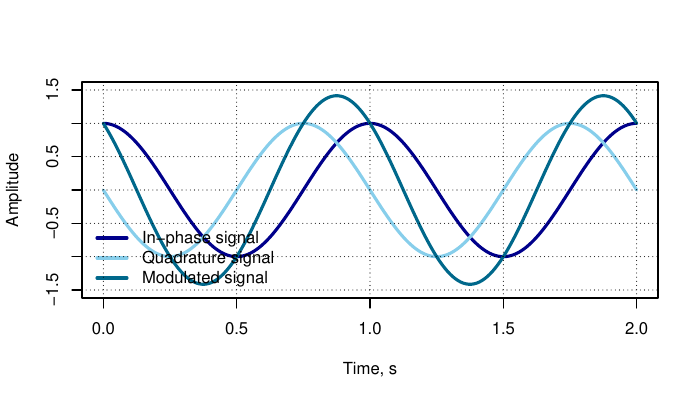

The script that saved this image:
t<-seq(0, 2, 0.01);
q<-1;
i<-1;
f<-1;
pdf("iq.pdf", height=4);
plot(t, i*cos(2*pi*f*t), type="l", col="dark blue", lwd=3, main="", xlab="Time, s", ylab="Amplitude", ylim=c(-1.5, 1.5), xlim=c(0, 2));
points(t, q*cos(2*pi*f*t + pi / 2), type="l", col="skyblue", lwd=3);
points(t, i*cos(2*pi*f*t) - q*sin(2*pi*f*t), type="l", col="deepskyblue4", lwd=3);
legend("bottomleft", c("In-phase signal", "Quadrature signal", "Modulated signal"), col=c("dark blue", "skyblue", "deepskyblue4"), lwd=3, bty='n');
grid(col="black");
dev.off();
